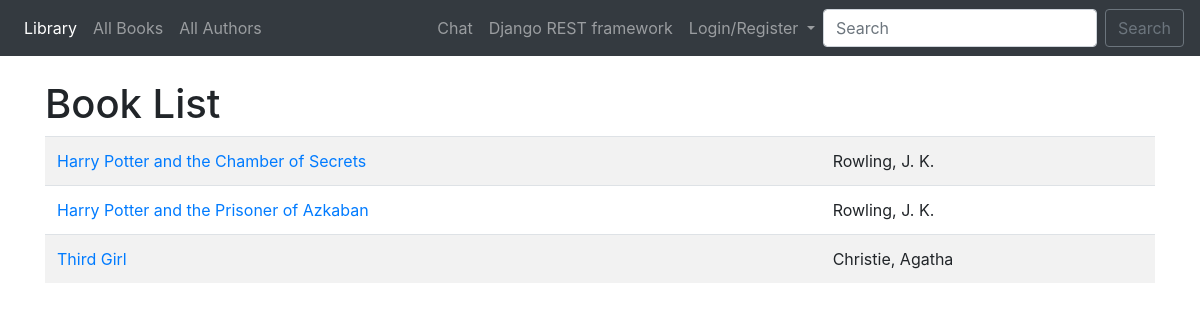
The page /books/ on the database its author committed.
### catalog/models.py (models this page shows, shortened)
class Book(models.Model):
    title = models.CharField(max_length=200)
    author = models.ForeignKey('Author', on_delete=models.SET_NULL, null=True)
    summary = models.TextField(
        max_length=1000,
        help_text="Enter a brief description of the book",
    )
    isbn = models.CharField('ISBN', max_length=13, unique=True,
                            help_text='13 Character <a href="https://www.isbn-international.org/content/what-isbn'
                            '">ISBN number</a>'
                            )
    genre = models.ManyToManyField(
        Genre, help_text='Select a genre for this book')
    language = models.ForeignKey(
        'Language', on_delete=models.SET_NULL, null=True)
    class Meta:
        ordering = ['title', 'author']
    def display_genre(self):
        return ', '.join([genre.name for genre in self.genre.all()])
    display_genre.short_description = 'Genre'
    def get_absolute_url(self):
        return reverse('catalog:book-detail', args=[str(self.id)])

class Author(models.Model):
    first_name = models.CharField(max_length=100)
    last_name = models.CharField(max_length=100)
    date_of_birth = models.DateField(null=True, blank=True)
    date_of_death = models.DateField('died', null=True, blank=True)
    class Meta:
        ordering = ['last_name', 'first_name']
    def __str__(self):
        return '{0}, {1}'.format(self.last_name, self.first_name)

### catalog/views.py (the view)
# urls.py: path('books/', views.BookListView.as_view(), name='book-list'),
class BookListView(ListView):
    model = Book
    paginate_by = 5

### catalog/templates/catalog/book_list.html (shortened to what this page needs)
{% extends "base.html" %}
{% block content %}
<h1>{% if 'search' in request.path %}Search for {{ searched }}{% else %}Book List{% endif %}</h1>
{% if book_list %}
<table class="table table-striped">
  <tbody>
  {% for book in book_list %}
  <tr>
    <td><a href="{{ book.get_absolute_url }}">{{ book.title }}</a></td>
    <td>{{book.author}}</td>
  </tr>
  {% endfor %}
  </tbody>
</table>
{% else %}
  <p>There are no books in the library.</p>
{% endif %}
{% endblock %}

### rows shown on the page
Book: title "Harry Potter and the Chamber of Secrets", author "Rowling, J. K."
Book: title "Harry Potter and the Prisoner of Azkaban", author "Rowling, J. K."
Book: title "Third Girl", author "Christie, Agatha"
